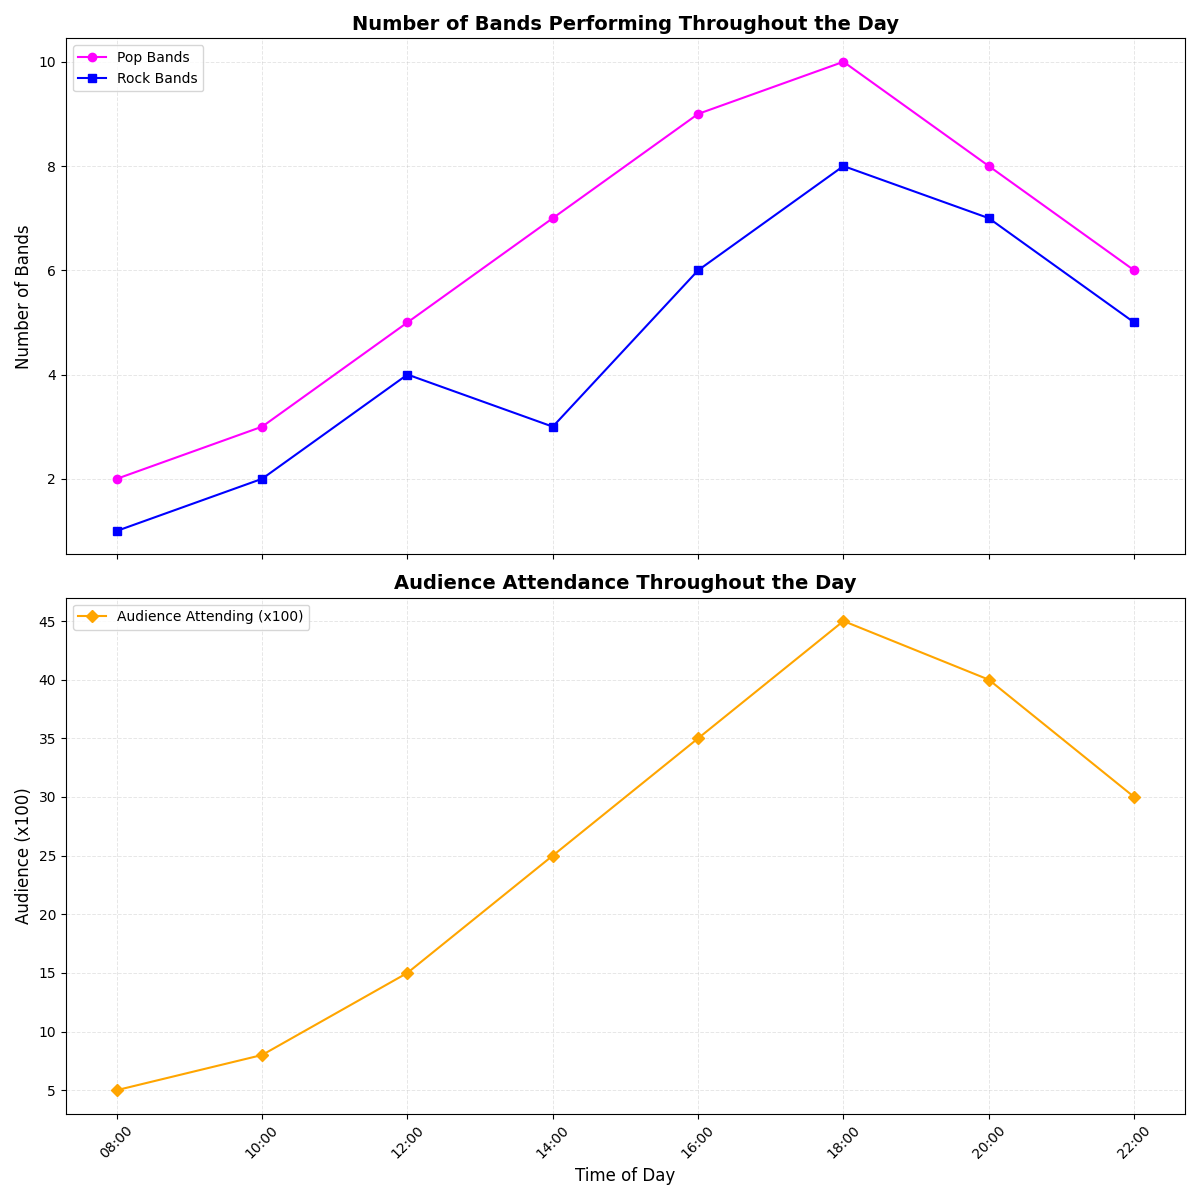

Here is the Python script that generated this plot:
import matplotlib.pyplot as plt
import numpy as np

# Define times of the day
times = np.array(['08:00', '10:00', '12:00', '14:00', '16:00', '18:00', '20:00', '22:00'])

# Number of bands performing at the designated times 
pop_bands = np.array([2, 3, 5, 7, 9, 10, 8, 6])
rock_bands = np.array([1, 2, 4, 3, 6, 8, 7, 5])

# Audience attendance at those times in hundreds
audience_attendance = np.array([5, 8, 15, 25, 35, 45, 40, 30])

# Setting up the figure with two subplots
fig, axes = plt.subplots(2, 1, figsize=(12, 12), sharex=True)

# Plotting number of bands performing over time
axes[0].plot(times, pop_bands, '-o', label='Pop Bands', color='magenta')
axes[0].plot(times, rock_bands, '-s', label='Rock Bands', color='blue')

# Adding titles and labels to the band performance chart
axes[0].set_title('Number of Bands Performing Throughout the Day', fontsize=14, fontweight='bold')
axes[0].set_ylabel('Number of Bands', fontsize=12)
axes[0].legend(loc='upper left', fontsize=10)
axes[0].grid(alpha=0.3, linestyle='--', linewidth=0.7)

# Plotting audience attendance
axes[1].plot(times, audience_attendance, '-D', label='Audience Attending (x100)', color='orange')

# Adding titles and labels to the audience attendance chart
axes[1].set_title('Audience Attendance Throughout the Day', fontsize=14, fontweight='bold')
axes[1].set_xlabel('Time of Day', fontsize=12)
axes[1].set_ylabel('Audience (x100)', fontsize=12)
axes[1].legend(loc='upper left', fontsize=10)
axes[1].grid(alpha=0.3, linestyle='--', linewidth=0.7)

# Adjust x-axis labels to prevent overlap
for ax in axes:
    ax.tick_params(axis='x', rotation=45)

# Optimize layout
plt.tight_layout()

# Display the plots
plt.show()
